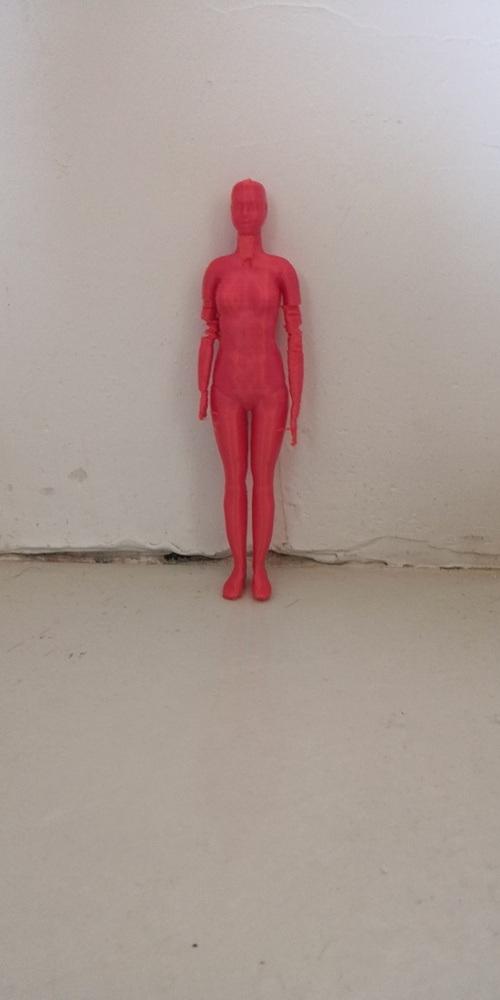
//> input picture OPENCV/10.jpg, 500 x 1000 px, shrunk from 960 x 1920 before the run, given in place of the camera
$ ./cv_color_eqHistVideo   (built with g++ and OpenCV 4)
//> lines starting //> are read from the running program, lines starting //| are printed output that depends on the picture; after the words box and inside, x2 and y2 are one past the last pixel; in counts of white or black regions, pixels touching at a corner belong together
#include <opencv2/opencv.hpp>
#include <vector>
#include <iostream>
using namespace cv;
using namespace std;
int main ()
{
    VideoCapture  cap1(0);
    if(!cap1.isOpened())
    {
        return 3;
    }
    //Trackbar control;
    namedWindow("Control",WINDOW_NORMAL);
    int iLowH = 0;
    int iHighH = 180;
    int iLowS = 0;
    int iHighS = 54;
    int iLowV = 77;
    int iHighV = 255;
    // [6 lines of commented-out code are left out]
    int type=1;
    createTrackbar("Des","Control",&type,5);
    // set window;
    namedWindow("org",WINDOW_NORMAL);
    namedWindow("prcess",WINDOW_NORMAL);
    // open process image;
    Mat imgOriginal;

    //begin to recognition;
    while (1)
    {
        switch (type)
        {
        case 1:
            iLowH = 0;
            iHighH = 180;
            iLowS = 0;
            iHighS = 16;
            iLowV = 255;
            iHighV = 255;
            break;
        case 2:
            iLowH = 17;
            iHighH = 51;
            iLowS = 0;
            iHighS = 255;
            iLowV = 44;
            iHighV = 255;
            break;
        case 3:
            iLowH = 52;
            iHighH = 86;
            iLowS = 69;
            iHighS = 255;
            iLowV = 25;
            iHighV = 255;
            break;
        case 4:
            iLowH = 92;
            iHighH = 138;
            iLowS = 76;
            iHighS = 255;
            iLowV = 160;
            iHighV = 255;
            break;
        case 5:
            iLowH = 0;
            iHighH = 180;
            iLowS = 0;
            iHighS = 255;
            iLowV = 0;
            iHighV = 198;
            break;
        default:
            break;
        }
        cap1 >> imgOriginal;
//> imgOriginal is the input picture: 1000 rows x 500 cols, CV_8UC3; mean B, G, R 150, 156.1, 172.4
        if(imgOriginal.empty())
        {
            return 1;
        }
        /**HSVimge*/
        Mat imgHSV;//translate to the HSV IMGE
        cvtColor(imgOriginal, imgHSV, COLOR_BGR2HSV); //Convert the captured frame from BGR to HSV
//> imgHSV: 1000 rows x 500 cols, CV_8UC3; mean H, S, V 29.3, 36.4, 172.6

        /**3chanleImage*/
        vector<Mat> hsvSplit;
        split(imgHSV, hsvSplit);
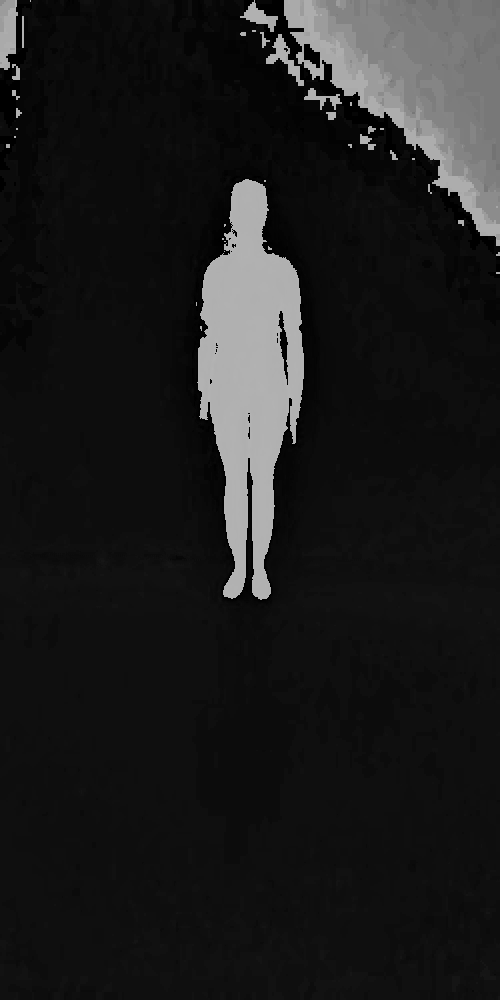
//> hsvSplit[0]: 1000 rows x 500 cols, CV_8UC1; min 0, max 179, mean 29.3
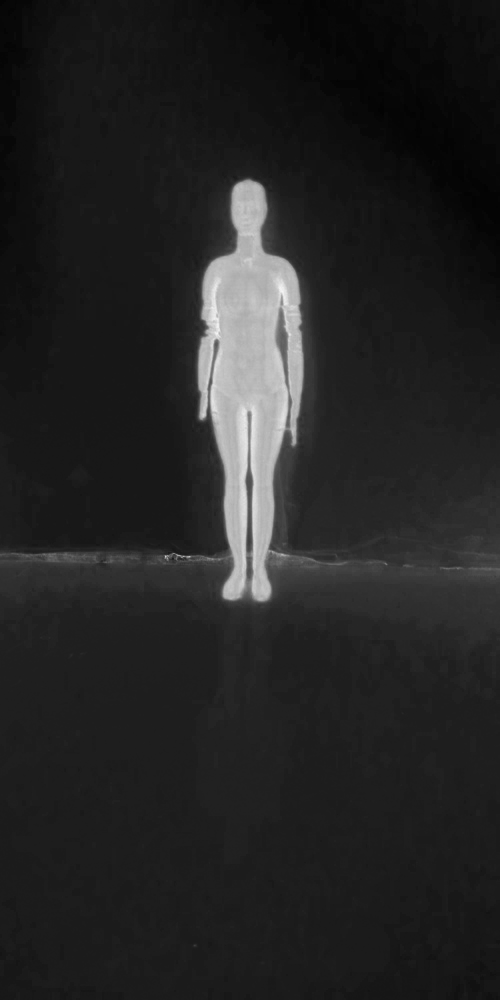
//> hsvSplit[1]: 1000 rows x 500 cols, CV_8UC1; min 3, max 245, mean 36.4
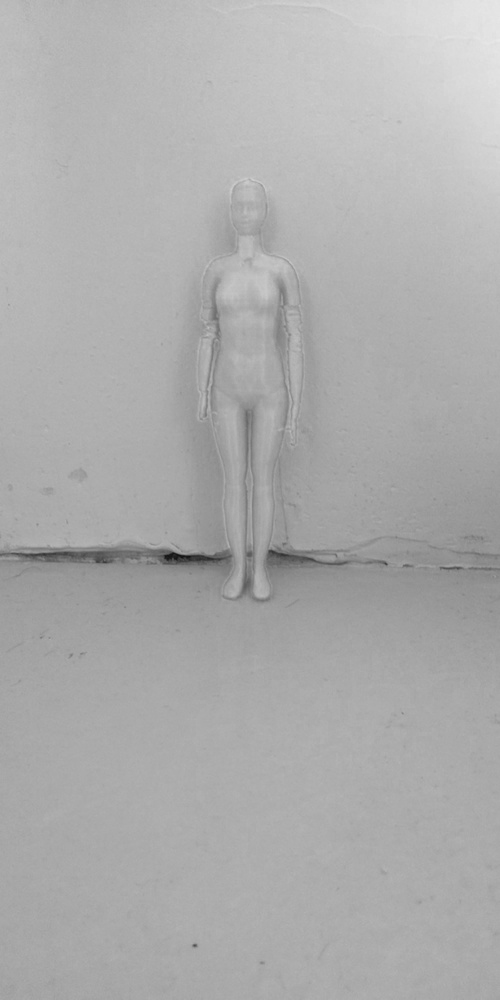
//> hsvSplit[2]: 1000 rows x 500 cols, CV_8UC1; min 19, max 233, mean 172.6
        equalizeHist(hsvSplit[2],hsvSplit[2]);//Hist value;
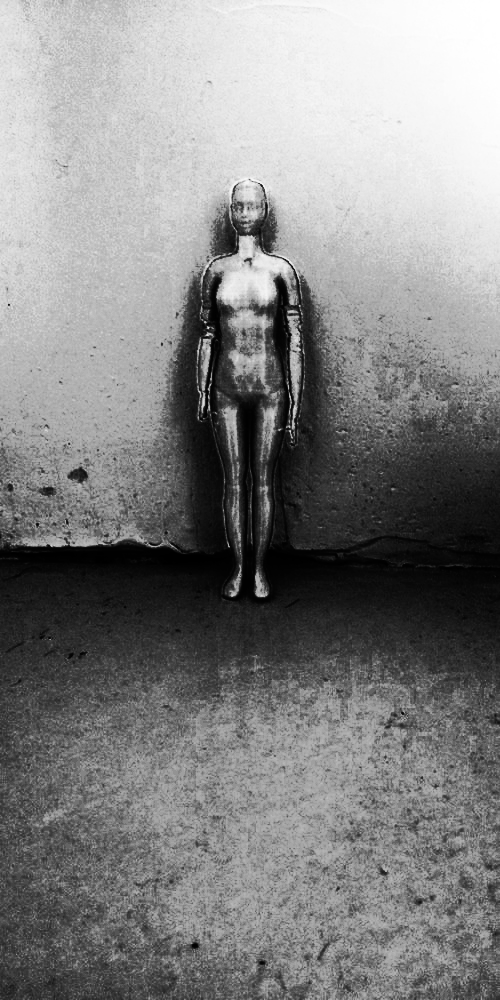
//> hsvSplit[2]: 1000 rows x 500 cols, CV_8UC1; min 0, max 255, mean 131.3
        merge(hsvSplit,imgHSV);//merge the chanles;
//> imgHSV: 1000 rows x 500 cols, CV_8UC3; mean H, S, V 29.3, 36.4, 131.3

        //pick color;
        Mat imgThresholded; //Threshold range contoral;
        inRange(imgHSV,Scalar(iLowH, iLowS, iLowV),Scalar(iHighH, iHighS, iHighV),imgThresholded); //Threshold the image
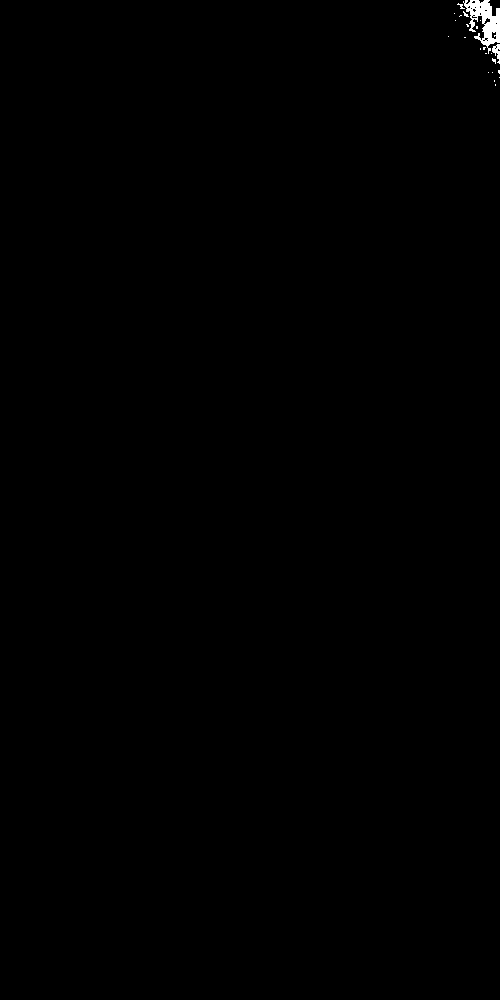
//> imgThresholded: 1000 rows x 500 cols, CV_8UC1; 0.22% white; 23 white regions (21 under 20 px), largest, box (x1, y1, x2, y2) and area: (463, 0, 500, 54) 934, (492, 44, 500, 64) 82
        //

        Mat element = getStructuringElement(MORPH_RECT, Size(3,3));
        morphologyEx(imgThresholded, imgThresholded, MORPH_OPEN, element);
        morphologyEx(imgThresholded, imgThresholded, MORPH_CLOSE, element);
//> imgThresholded: 1000 rows x 500 cols, CV_8UC1; 0.2% white; 5 white regions (3 under 20 px), largest, box (x1, y1, x2, y2) and area: (465, 0, 500, 59) 928, (470, 21, 475, 27) 24
        blur(imgThresholded,imgThresholded,Size(3,3));
        imshow("prcess",imgThresholded);


        Mat imgcanny;
        Canny(imgThresholded,imgcanny,100,150,7);
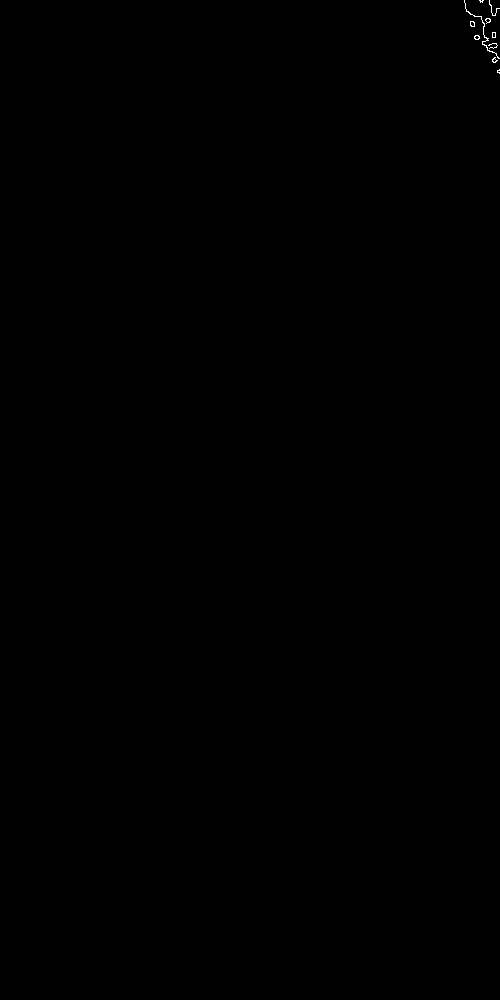
//> imgcanny: 1000 rows x 500 cols, CV_8UC1; 0.05% white in thin lines or dots, all inside (x1, y1, x2, y2) = (464, 0, 500, 74)

        std::vector<std::vector<Point>>  contours;
        std::vector<Vec4i>  points;

        findContours(imgcanny,contours,points,RETR_EXTERNAL,CHAIN_APPROX_NONE,Point(0,0));
//> contours = 10 contours, all with area under 20; points = 10 items, first 8: [1, -1, -1, -1], [2, 0, -1, -1], [3, 1, -1, -1], [4, 2, -1, -1], [5, 3, -1, -1], [6, 4, -1, -1], [7, 5, -1, -1], [8, 6, -1, -1]

        // [6 lines of commented-out code are left out]

        std::vector<std::vector<Point>> contours_ploy(contours.size());
//> contours_ploy = 10 empty contours
        std::vector<Rect> ploy_rects(contours.size());
        for(size_t i = 0;i < contours.size() ; i++)
        {
            approxPolyDP(Mat(contours[i]),contours_ploy[i],45,true);
            ploy_rects[i] = boundingRect(contours_ploy[i]);
        }
//> this loop made 10 passes

        Mat imgdraw;
        imgOriginal.copyTo(imgdraw);
        for ( size_t i = 0;i < contours.size();i++)
        {
            rectangle(imgdraw,ploy_rects[i],Scalar(0,0,255),2,8);
        }
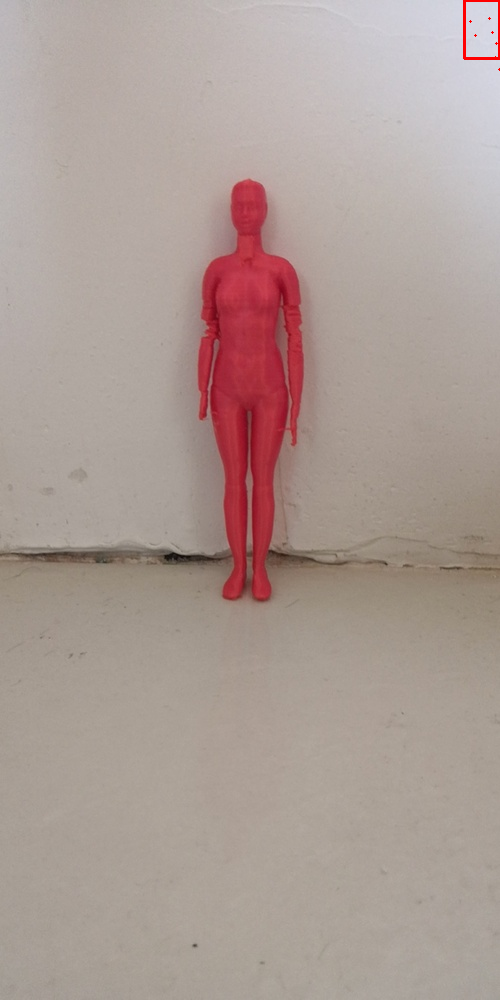
//> imgdraw: 1000 rows x 500 cols, CV_8UC3; 0.1% of pixels changed, all inside (x1, y1, x2, y2) = (463, 0, 500, 71)
        // [11 lines of commented-out code are left out]
        imshow("org",imgdraw);
        if(waitKey(30) >= 0)
//> the Esc key is pressed
        break;

    }
    return 0;
}

$ run again, on OPENCV/15.jpg
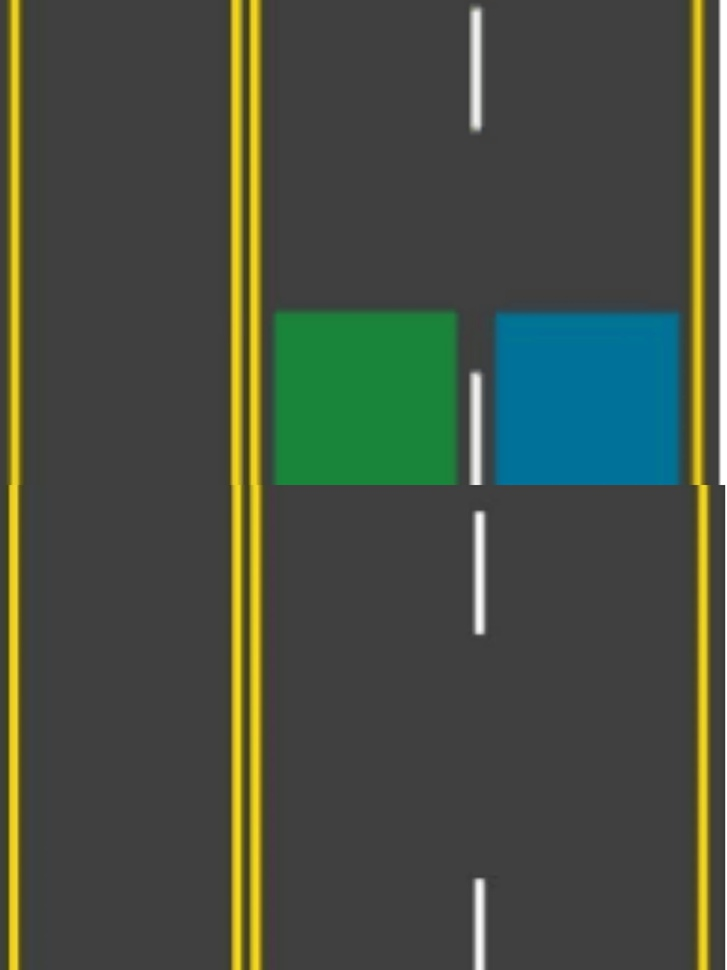
//> input picture OPENCV/15.jpg, 727 x 970 px, shrunk from 1800 x 2400 before the run, given in place of the camera
//> imgOriginal is the input picture: 970 rows x 727 cols, CV_8UC3; mean B, G, R 66.3, 79.1, 70.8
//> `inRange(imgHSV,Scalar(iLowH, iLowS, iLowV),Scalar(iHighH, iHighS, iHig..`:
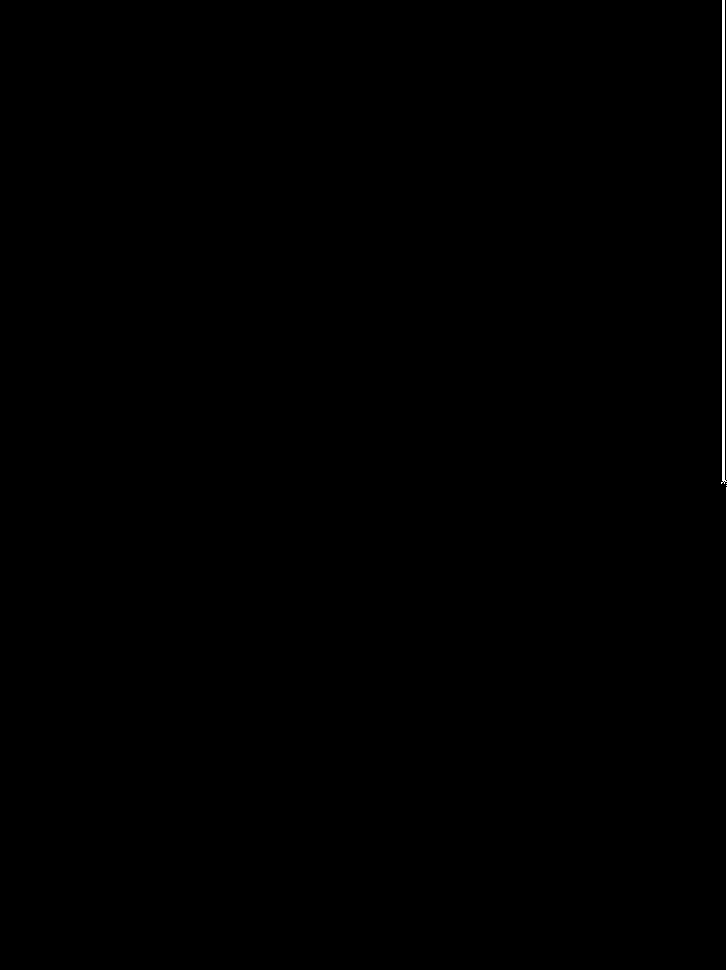
//> imgThresholded: 970 rows x 727 cols, CV_8UC1; 0.34% white; 4 white regions (2 under 20 px), largest, box (x1, y1, x2, y2) and area: (721, 0, 727, 484) 1932, (726, 487, 727, 970) 483
//> imgcanny: 970 rows x 727 cols, CV_8UC1; 0.14% white in thin lines or dots, all inside (x1, y1, x2, y2) = (721, 0, 726, 482)
//> contours = 1 contour, all with area under 20; points = 1 item: [-1, -1, -1, -1]
//> contours_ploy = 1 empty contours
//> ploy_rects = 1 Rect (x, y, width, height): [0, 0, 0, 0]
//> the loop `for(size_t i = 0;i < contours.size() ; i++)` made 1 pass
//> the loop `for ( size_t i = 0;i < contours.size();i++)` made 1 pass
//> after the loop `for ( size_t i = 0;i < contours.size();i++)`:
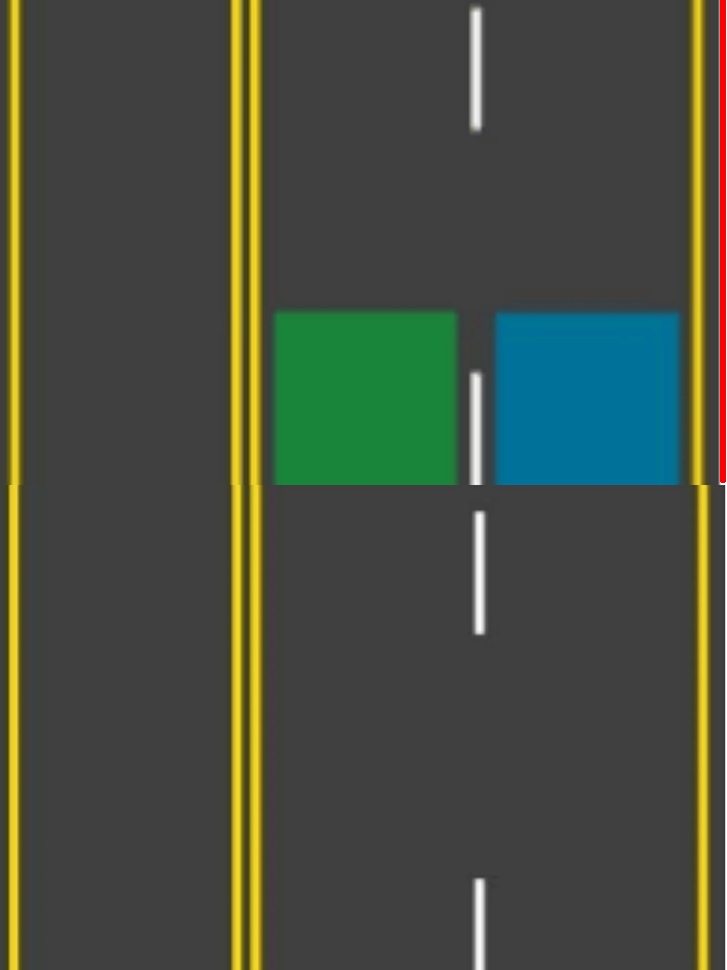
//> imgdraw: 970 rows x 727 cols, CV_8UC3; 0.41% of pixels changed, all inside (x1, y1, x2, y2) = (720, 0, 726, 483)

$ run again, on OPENCV/16.jpg
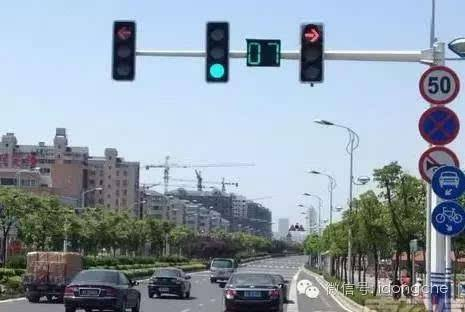
//> input picture OPENCV/16.jpg, 465 x 312 px, given in place of the camera
//> imgOriginal is the input picture: 312 rows x 465 cols, CV_8UC3; mean B, G, R 169.9, 157.4, 144.5
//> `split(imgHSV, hsvSplit);`:
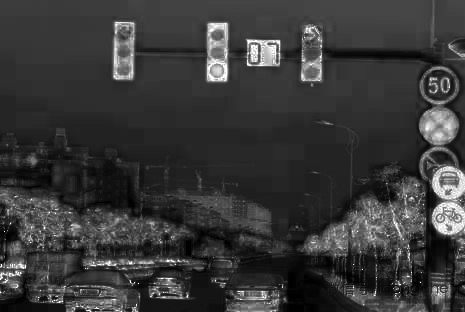
//> hsvSplit[1]: 312 rows x 465 cols, CV_8UC1; min 0, max 255, mean 56
//> `equalizeHist(hsvSplit[2],hsvSplit[2]);`:
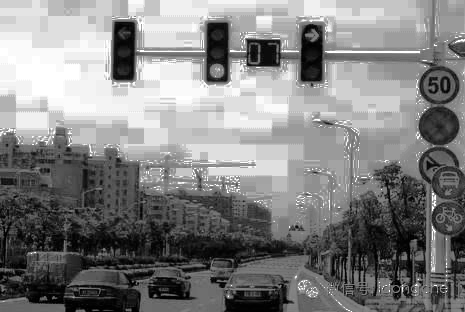
//> hsvSplit[2]: 312 rows x 465 cols, CV_8UC1; min 0, max 255, mean 129.6
//> contours = 0 contours; points = empty
//> contours_ploy = 0 contours

$ run again, on OPENCV/17.jpg
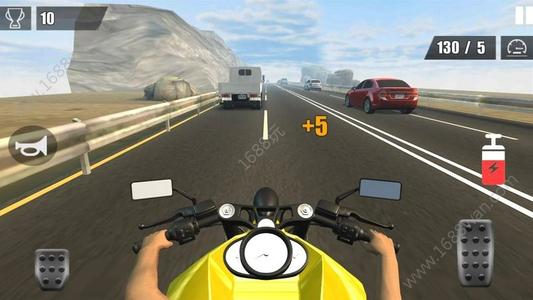
//> input picture OPENCV/17.jpg, 533 x 300 px, given in place of the camera
//> imgOriginal is the input picture: 300 rows x 533 cols, CV_8UC3; mean B, G, R 115.2, 128.5, 130
//> `blur(imgThresholded,imgThresholded,Size(3,3));`:
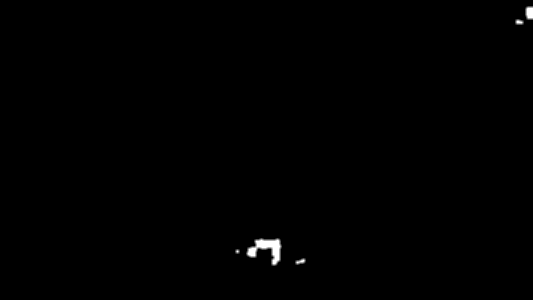
//> imgThresholded: 300 rows x 533 cols, CV_8UC1; min 0, max 255, mean 0.9
//> imgcanny: 300 rows x 533 cols, CV_8UC1; 0.13% white in thin lines or dots, all inside (x1, y1, x2, y2) = (235, 6, 533, 265)
//> contours = 5 contours, 2 with area under 20; largest, box (x1, y1, x2, y2) and area: (247, 239, 281, 265) 407, (295, 259, 305, 265) 32, (516, 19, 524, 25) 22; points = 5 items: [1, -1, -1, -1], [2, 0, -1, -1], [3, 1, -1, -1], [4, 2, -1, -1], [-1, 3, -1, -1]
//> contours_ploy = 5 empty contours
//> the loop `for(size_t i = 0;i < contours.size() ; i++)` made 5 passes
//> the loop `for ( size_t i = 0;i < contours.size();i++)` made 5 passes
